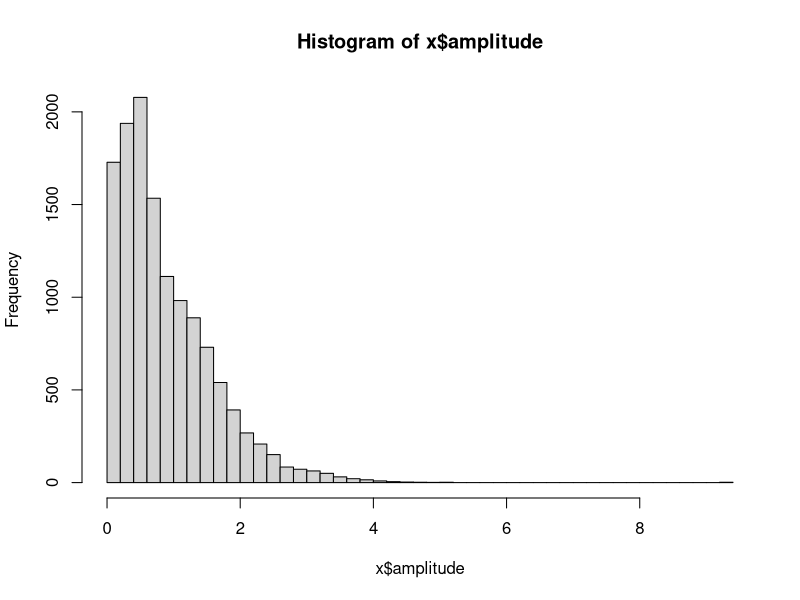
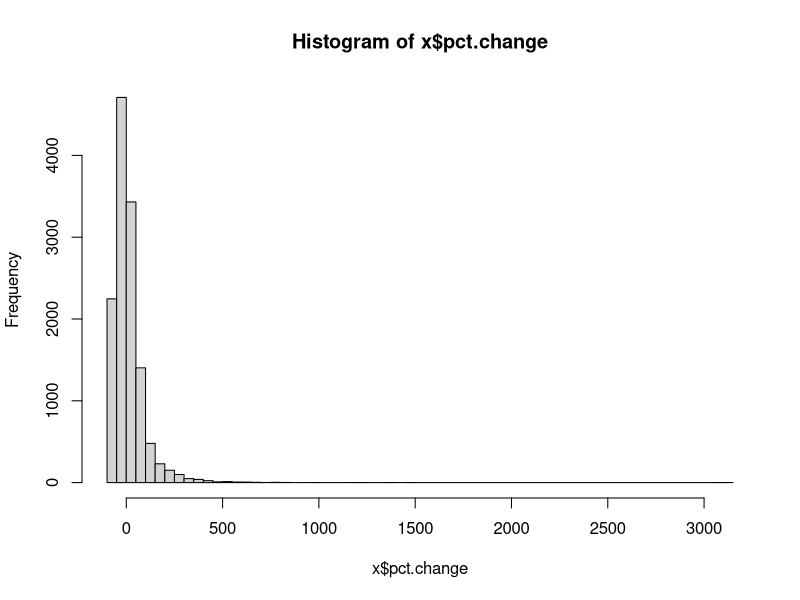
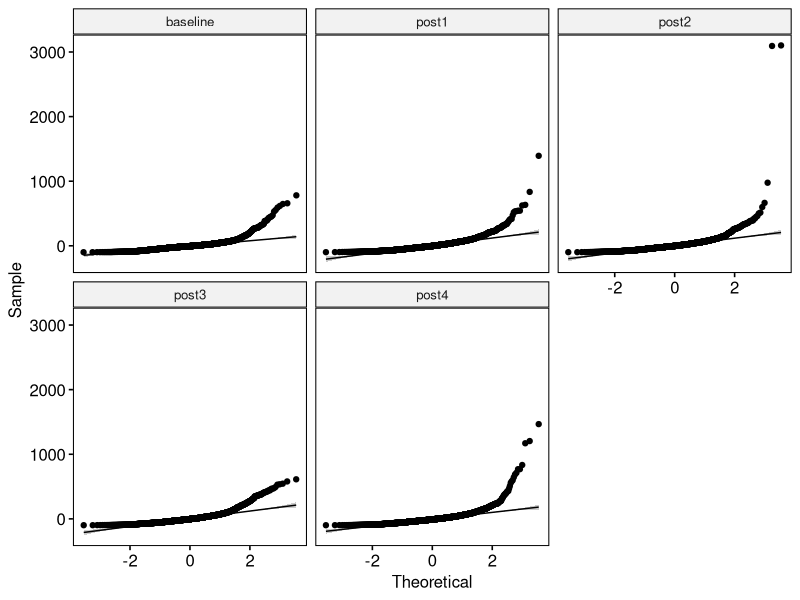

Source code (R) for these figures, in order:
## ---- chunk 1
knitr::opts_chunk$set(echo = TRUE)
## ---- chunk 2
##rm(list=ls())
set.seed(10302020)
library(mgcv)
library(lme4)
## ---- chunk 3
x<-read.table("mV.txt",header=TRUE,
              sep="\t",na.strings=c("",".","NA","N/A","NaN"),
              strip.white=TRUE,as.is=TRUE)
dim(x)
head(x)
## ---- chunk 4
x2<-read.table("pctChange.txt",header=TRUE,
               sep="\t",na.strings=c("",".","NA","N/A","NaN"),
               strip.white=TRUE,as.is=TRUE)
dim(x2)
head(x2)
## ---- chunk 5
table(unlist(x[,-1]==x2[,-1]))
## ---- chunk 6
x$pct.change<-x2$pct.change
rm(x2)
x$condBySubject<-paste0(x$subject,x$montage,x$paired.pulse,x$lesional)
x$replicate<-factor(x$replicate)
x$time<-factor(x$time,levels=c(1:5), labels=c("baseline","post1","post2","post3","post4"))
x$montage<-factor(x$montage,levels=c(1:3), labels=c("anodal","bihemi","cathodal"))
x$paired.pulse<-factor(x$paired.pulse,levels=c(1,2,3), labels=c("single","inhibitory","excitory"))
x$lesional<-factor(x$lesional,levels=c(1:2), labels=c("lesional","nonlesional"))
x$subjectID<-factor(x$subjectID)
head(x)
## ---- chunk 7
x
## ---- chunk 8
bl<-x[x$time=="baseline",]
## baseline mean amplitude by condtion:
bl.means<-tapply(bl$amplitude,bl$condBySubject,mean)
summary(bl.means)
length(bl.means)
length(unique(bl$condBySubject))
x<-merge(x,bl.means,by.x="condBySubject",by.y=0,all.x=TRUE)
colnames(x)[colnames(x)=="y"]<-"BLmeanAmp"
head(x)
## ---- chunk 9
summary(x$amplitude)
hist(x$amplitude,nclass=50)
## ---- chunk 10
summary(x$pct.change)
hist(x$pct.change,nclass=50)
## ---- chunk 11
table(x$replicate,useNA="always")
table(x$time,useNA="always")
table(x$montage,useNA="always")
table(x$paired.pulse,useNA="always")
table(x$lesional,useNA="always")
table(x$subjectID,useNA="always")
## ---- chunk 12
x$amplitude <- scale(x$amplitude)
#mV = BLmV + Time*Montage + (Time|SubjectID)
lmm <- lmer(amplitude ~ BLmeanAmp + time*montage + (time|subjectID), data=x)
summary(lmm)

## ---- chunk 13
library(tidyverse)
library(ggpubr)
library(rstatix)
## ---- chunk 14
x_post1 <- x %>%
  filter(time %in% c("baseline","post1"), lesional == "lesional", paired.pulse == "single")
x_post1 <- x_post1[complete.cases(x_post1), ]
x_post1$time <- factor(x_post1$time, levels=c("baseline","post1"))
#check if the data set is complete
#table(x_post1$time,x_post1$montage,x_post1$subjectID)
## ---- chunk 15
res.aov <- aov(pct.change ~ time*montage + Error(subjectID), data = x_post1)
get_anova_table(res.aov)
# comparisons for montage variable
x_post1 %>%
  pairwise_t_test(
    pct.change ~ montage, paired = TRUE, 
    p.adjust.method = "bonferroni"
    )
# comparisons for time variable
x_post1 %>%
  pairwise_t_test(
    pct.change ~ time, paired = TRUE, 
    p.adjust.method = "bonferroni"
    )
## ---- chunk 16
x %>%
  group_by(time) %>%
  identify_outliers(pct.change)
## ---- chunk 17
x %>%
  group_by(time) %>%
  shapiro_test(pct.change)
## ---- chunk 18
ggqqplot(x, "pct.change", facet.by = "time")
